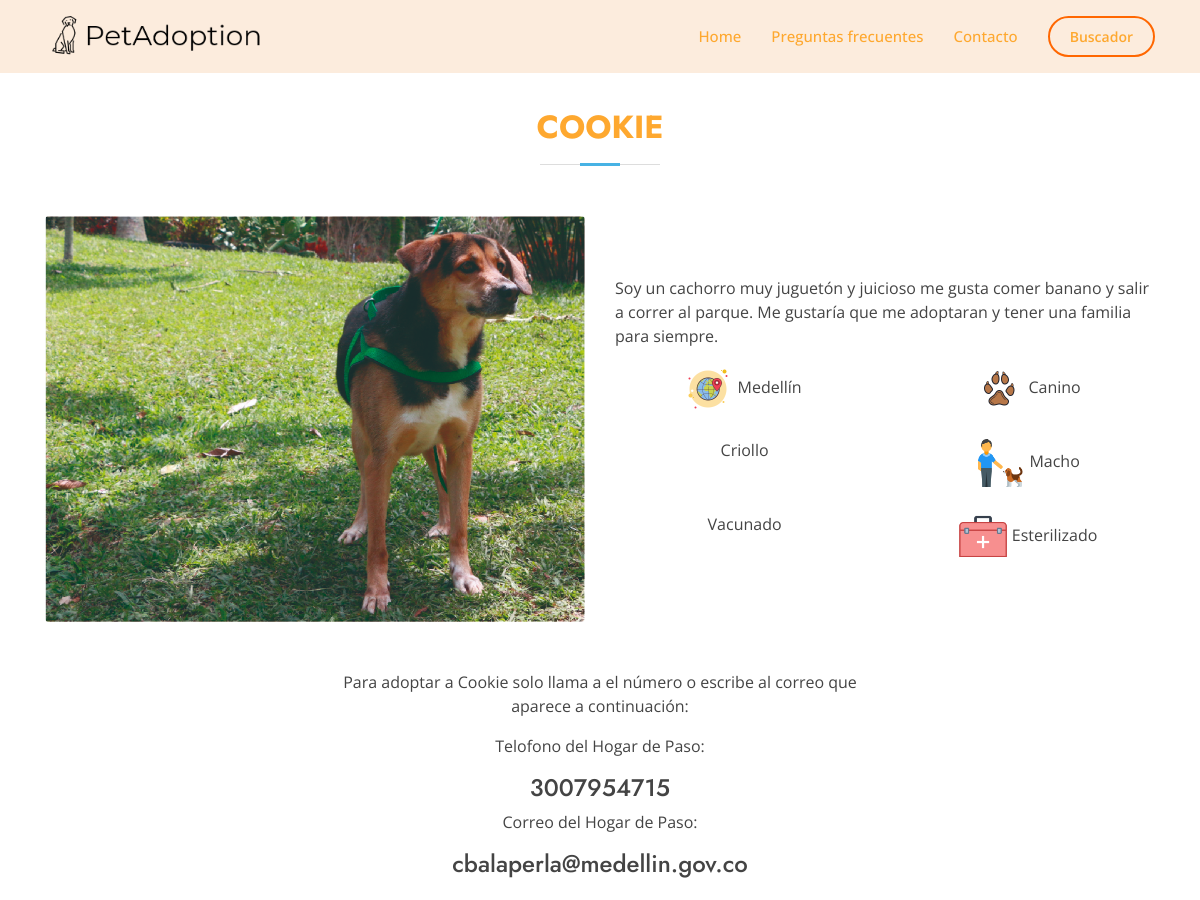
The app's page /buscador/detalleMascota/1/2 (upper part), older data.
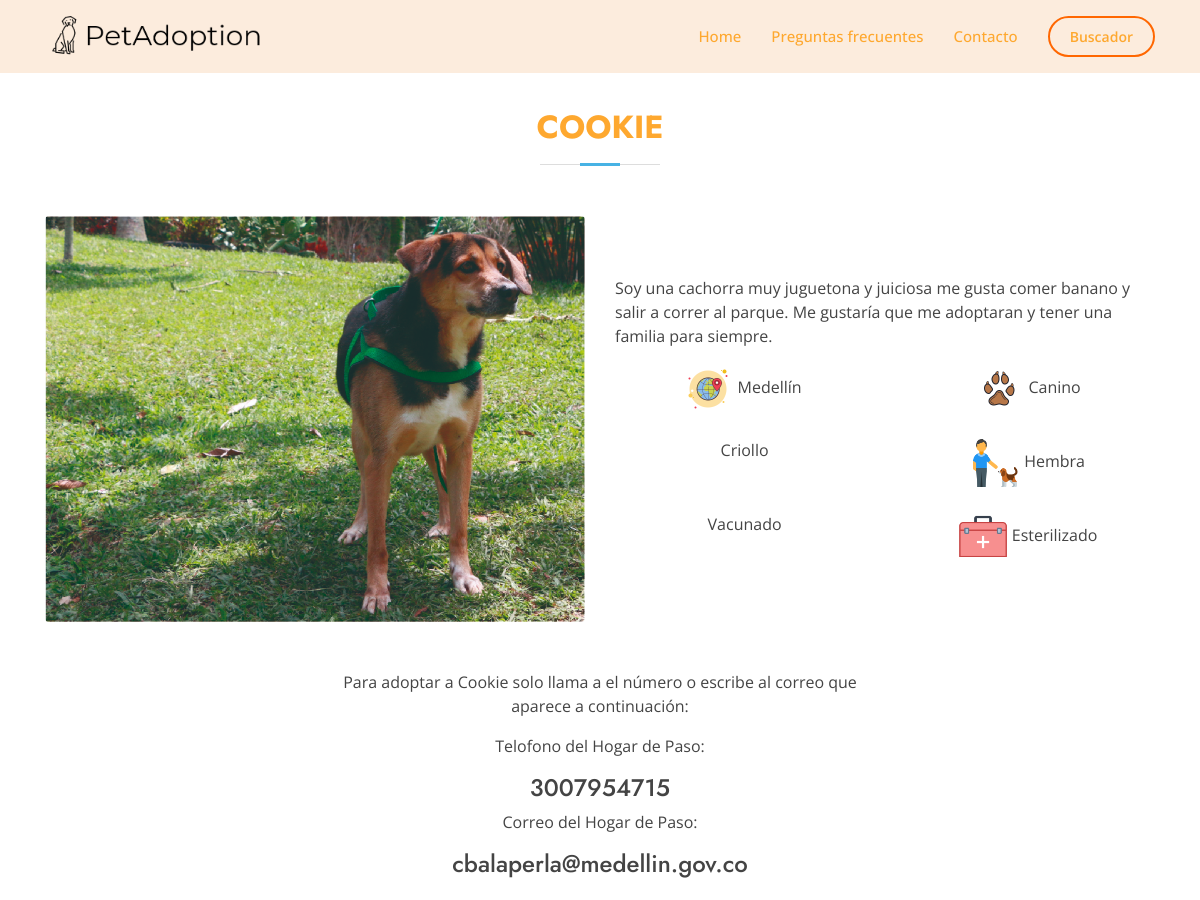
The same page, newer data.
### buscador/models.py (models this page shows, shortened)
class Mascota (models.Model):
    ESPECIE = (('Canino','Canino'),
                ('Felino','Felino'),)
    TAMANO = (('Grande','Grande'),
                ('Mediano','Mediano'),
                ('Pequeño','Pequeño'),)
    GENERO = (('Macho','Macho'),
                ('Hembra','Hembra'),)
    VACUNACION = (('Vacunado','Vacunado'),
                ('No vacunado','No vacunado'),)
    ESTERILIZACION = (('Esterilizado','Esterilizado'),
                ('No esterilizado','No esterilizado'),)
    idMascota = models.BigAutoField(primary_key=True)
    nombreMascota = models.CharField("Nombre mascota", max_length=30)
    especieMascota = models.CharField("Tipo de Mascota",max_length=515, choices= ESPECIE)
    edad = models.CharField("Edad,", max_length=9)
    raza = models.CharField("Raza", max_length=30)
    tamanoMascota = models.CharField("Tamaño", max_length=15, choices= TAMANO)
    sexo = models.CharField("Sexo",max_length=15, choices= GENERO)
    vacunacion = models.CharField("Estado de Vacunación", max_length=15, choices= VACUNACION)
    esterilizacion = models.CharField("Estado de Esterilización", max_length=30, choices=ESTERILIZACION)
    imagen = models.ImageField(upload_to ="Mascotas")
    descripcion = models.TextField("Descripción",max_length=1000)
    HogarPaso = models.ForeignKey(HogarPaso, on_delete=models.CASCADE)
    class Meta:
                verbose_name = 'Mascota'
                verbose_name_plural = 'Mascotas'

class HogarPaso (models.Model):
    TIPOID = (('Cédula de ciudadanía','Cédula de ciudadanía'),
            ('NIT','NIT'),
            ('Pasaporte','Pasaporte'),
            ('Cédula de extranjería','Cédula de extranjería'),)
    CIUDAD =(('Barbosa','Barbosa'),
            ('Bello','Bello'),
            ('Caldas','Caldas'),
            ('Copacabana','Copacabana'),
            ('Envigado','Envigado'),
            ('Girardota','Girardota'),
            ('Itagui','Itagui'),
            ('La Estrella','La Estrella'),
            ('Medellín','Medellín'),
            ('Sabaneta','Sabaneta'),
            )
    idHogarPaso = models.BigAutoField(primary_key=True)
    nombreRazon = models.CharField("Nombre/Razon Social", max_length=50)
    tipoidentifica =models.CharField("Tipo de indentificación", max_length=50, choices= TIPOID)
    numeroidentifica = models.CharField("Numero de identificación", max_length=50)
    celular = models.CharField("Celular",max_length=30)
    direccion = models.CharField ("Dirección", max_length=100)
    ciudad = models.CharField("Ubicación", max_length=30, choices= CIUDAD)
    correoE = models.CharField("Correo electrónico", max_length=50)
    class Meta:
                verbose_name = 'Hogar de paso'
                verbose_name_plural = 'Hogares de Paso'

### buscador/views.py (the view)
# urls.py: path('detalleMascota/<int:idMascota>/<int:idHogarPaso>', views.detalleMascota, name='detalleMascota'),
def detalleMascota (request, idMascota, idHogarPaso):
    mascota = Mascota.objects.get(idMascota=idMascota)
    hogar = HogarPaso.objects.get(idHogarPaso=idHogarPaso)
    context = {"mascota":mascota, "hogar": hogar}
    return render(request,'detalleMascota.html', context)

### core/templatetags/custom_tags.py (called while the page is built)
@register.simple_tag
def anchor(url_name, section_id):
    return reverse(url_name) + '#' + section_id

### buscador/templates/detalleMascota.html (shortened to what this page needs)
{% extends 'base.html' %}
{% load static %}
{% block content %}
<section id="buscador" class="about">
    <div class="container" data-aos="fade-up">
        <div class="row">
            <div class="section-title">
                <h2 class="titulo">{{mascota.nombreMascota}}</h2>
            </div>
        </div>
        <div class="d-flex align-items-center row media" id="detalle-mascota">
            <span class="col-md-6 equal  media-left">
                <img class="rounded" style=" max-width: 100%" src="{{mascota.imagen.url}}">
            </span>
            <div class="col-md-6 equal media-body mt-3">
                <p>{{mascota.descripcion}}</p>
                <ul class="ul-detalle text-center row row-cols-2 g-4">
                    <li style="list-style:none"><img src="{% static '/vendor/icons/icons8-location-100.png' %}"
                            class="li-icon" alt=""> {{hogar.ciudad}}</li>
                    <li style="list-style:none"><img src="{% static '/vendor/icons/descargar.png' %}" class="li-icon"
                            alt=""> {{mascota.especieMascota}}</li>
                    <li style="list-style:none"><img src="{% static '/vendor/icons/icons8-cat-100.png' %}"
                            class="li-icon" alt=""> {{mascota.raza}}</li>
                    <li style="list-style:none"><img src="{% static '/vendor/icons/icons8-pet-96.png' %}"
                            class="li-icon" alt=""> {{mascota.sexo}}</li>
                    <li style="list-style:none"><img src="{% static '/vendor/icons/icons8-insulin-pen.png' %}"
                            class="li-icon" alt=""> {{mascota.vacunacion}}</li>
                    <li style="list-style:none"><img src="{% static '/vendor/icons/icons8-doctors-bag.png' %}"
                            class="li-icon" alt=""> {{mascota.esterilizacion}}</li>
                </ul>
            </div>
        </div>
        <div class="row justify-content-center my-5">
            <div class="col-md-6 text-center align-items-center">
                <p>Para adoptar a {{mascota.nombreMascota}} solo llama a el número o escribe al correo que aparece a
                    continuación:</p>
                <div>
                    <p>Telofono del Hogar de Paso:</p>
                    <h4>{{hogar.celular}}</h4>
                </div>
                <div>
                    <p>Correo del Hogar de Paso:</p>
                    <h4>{{hogar.correoE}}</h4>
                </div>
            </div>
        </div>
    </div>
</section>
{% endblock %}

### core/templates/base.html (shortened to what this page needs)
{% load static %}
{% load crispy_forms_tags %}
{% load custom_tags %}
<!DOCTYPE html>
<html lang="en">
<head>
    <link href="{% static '/vendor/aos/aos.css' %}" rel="stylesheet">
    <link href="{% static '/vendor/bootstrap/css/bootstrap.min.css' %}"  rel="stylesheet" >
    <link href="{% static '/vendor/bootstrap-4/css/bootstrap.min.css' %}"  rel="stylesheet" >
    <link href="{% static '/vendor/bootstrap-icons/bootstrap-icons.css' %}"  rel="stylesheet">
    <link href="{% static '/vendor/boxicons/css/boxicons.min.css' %}"  rel="stylesheet">
    <link href="{% static '/vendor/glightbox/css/glightbox.min.css' %}"  rel="stylesheet">
    <link href="{% static '/vendor/remixicon/remixicon.css' %}"  rel="stylesheet">
    <link href="{% static '/vendor/font-awesome-4.7.0/css/font-awesome.min.css' %}" rel="stylesheet">
    <link href="{% static '/css/style2.css' %}" rel="stylesheet">
</head>
  <header id="header" class="fixed-top header-inner-pages">
    <div class="container d-flex align-items-center">
      <a href="{% url 'home' %}" class="logo me-auto"><img src="{% static '/img/logo.png' %}" alt="" class="img-fluid"></a>
      <nav id="navbar" class="navbar">
        <ul>
          <li {% if request.path == '/' %} active {% endif %}>
            <a class="nav-link scrollto" href="{% url 'home' %}">Home</a></li>
          <li><a class="nav-link scrollto" href="{% anchor 'home' 'faq' %}">Preguntas frecuentes</a></li>
          <li><a class="nav-link scrollto" href="{% url 'contacto' %}">Contacto</a></li>
          <li><a class="getstarted scrollto" href="{% url 'buscador' %}">Buscador</a></li>
        </ul>
      </nav>
    </div>
  </header>
  <main class= "mt-4" id="main">
{% block content %}{% endblock %}
  </main>
</body>

### core/static/css/style2.css (style rules this page uses)
a { color: #47b2e4; text-decoration: none; }
h1, h2, h3, h4, h5, h6 { font-family: "Jost", sans-serif; }
#header { -webkit-transition: all 0.5s; transition: all 0.5s; z-index: 997; padding: 15px 0; }
#header.header-scrolled, #header.header-inner-pages { background: #fcecdd; }
#header .logo { font-size: 30px; margin: 0; padding: 0; line-height: 1; font-weight: 500; letter-spacing: 2px; text-transform: uppercase; }
#header .logo img { max-height: 40px; }
.navbar { padding: 0; }
.navbar ul { margin: 0; padding: 0; display: -webkit-box; display: -ms-flexbox; display: flex; list-style: none; -webkit-box-align: center; -ms-flex-align: center; align-items: center; }
.navbar li { position: relative; }
.navbar a { display: -webkit-box; display: -ms-flexbox; display: flex; -webkit-box-align: center; -ms-flex-align: center; align-items: center; -webkit-box-pack: justify; -ms-flex-pack: justify; justify-content: space-between; padding: 10px 0 10px 30px; font-size: 15px; font-weight: 500; color: #fea82f; white-space: nowrap; -webkit-transition: 0.3s; transition: 0.3s; }
.navbar .getstarted { padding: 8px 20px; margin-left: 30px; border-radius: 50px; color: #fea82f; font-size: 14px; border: 2px solid #ff6701; font-weight: 600; }
section { padding: 60px 0; overflow: hidden; }
.section-title { text-align: center; padding-bottom: 30px; }
.section-title h2 { font-size: 32px; font-weight: bold; text-transform: uppercase; margin-bottom: 20px; padding-bottom: 20px; position: relative; color: #fea82f; }
.section-title h2::before { content: ''; position: absolute; display: block; width: 120px; height: 1px; background: #ddd; bottom: 1px; left: calc(50% - 60px); }
.section-title h2::after { content: ''; position: absolute; display: block; width: 40px; height: 3px; background: #47b2e4; bottom: 0; left: calc(50% - 20px); }
.equal .li-icon { width: 50px; }
.equal .ul-detalle { padding-left: 0px; }

Row changes from the older to the newer data that the page shows:
changed Mascota "COOKIE": descripcion "Soy un cachorro muy juguetón y juicioso me gusta comer banano y salir a correr al parque. Me gustaría que me adoptaran y tener una familia para siempre." → "Soy una cachorra muy juguetona y juiciosa me gusta comer banano y salir a correr al parque. Me gustaría que me adoptaran y tener una familia para siempre."; sexo "Macho" → "Hembra"
